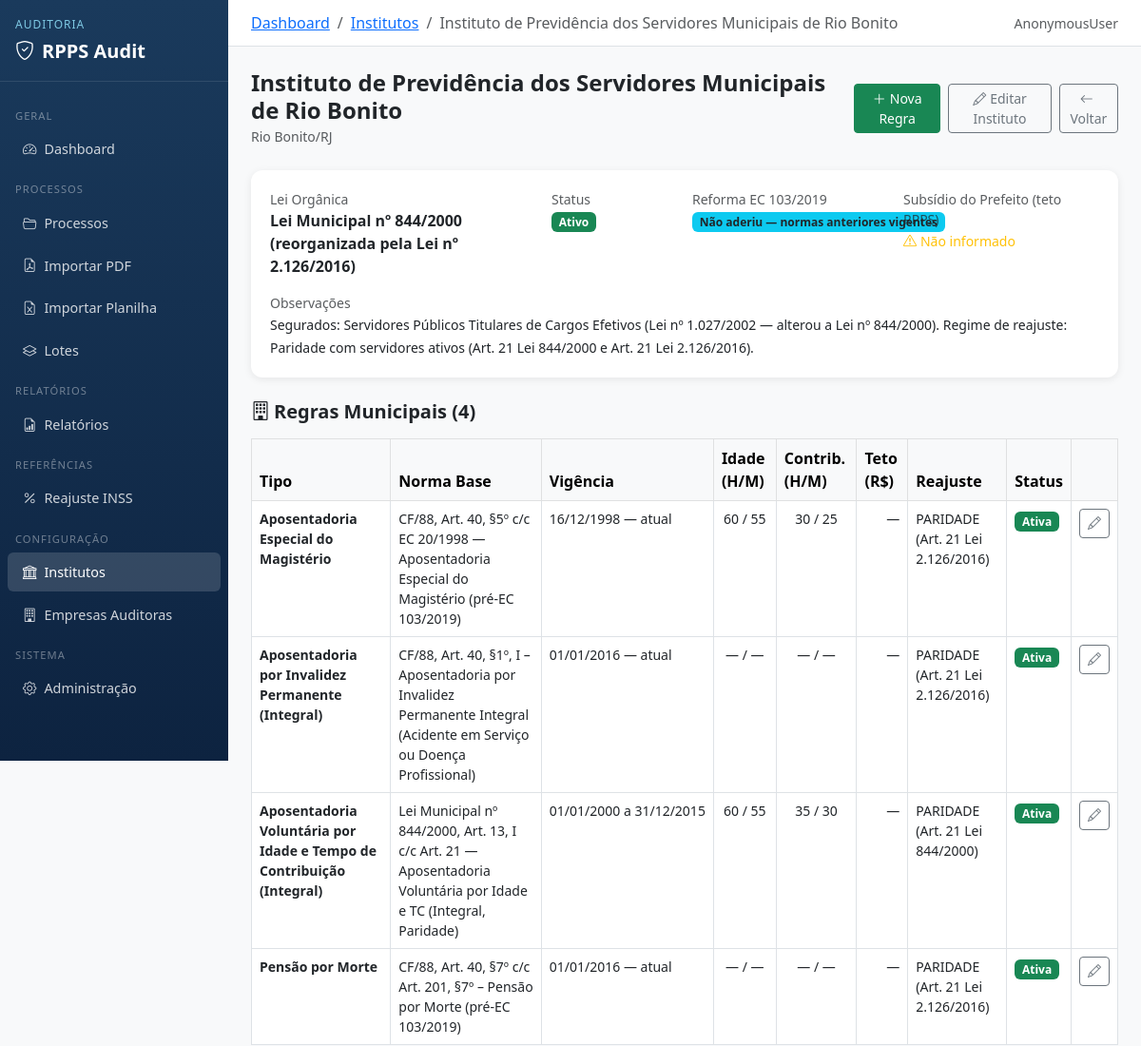
Page /institutos/2/ (upper part) on the earlier database version.
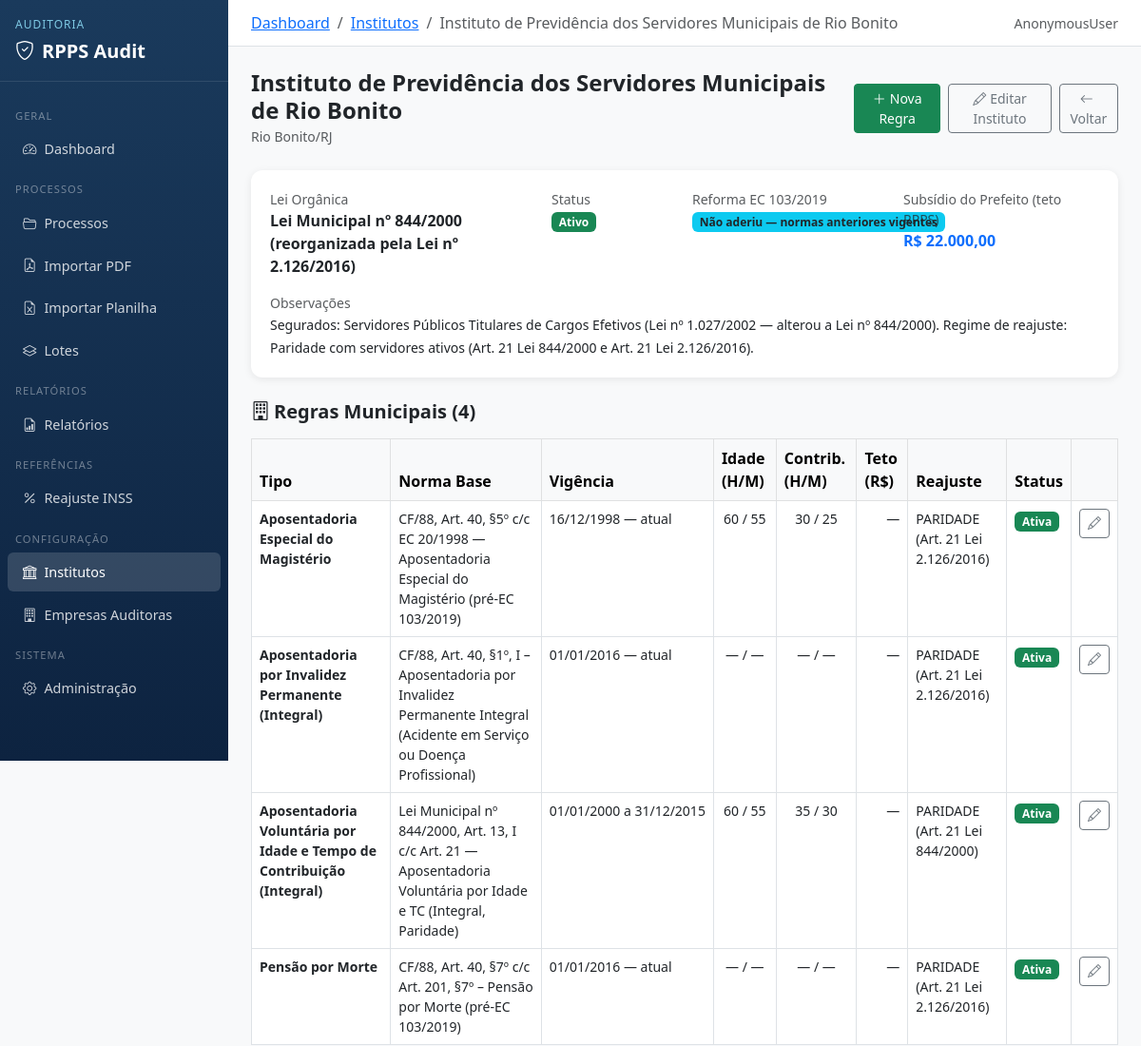
Same page on the later database version.
### institutos/models.py (models this page shows, shortened)
class Instituto(models.Model):
    empresa_auditora = models.ForeignKey(
        EmpresaAuditora, on_delete=models.SET_NULL,
        null=True, blank=True,
        verbose_name='Empresa Auditora',
        related_name='institutos',
    )
    nome = models.CharField(max_length=200, verbose_name='Nome')
    cnpj = models.CharField(max_length=18, blank=True, verbose_name='CNPJ')
    estado = models.CharField(max_length=2, verbose_name='Estado (UF)')
    municipio = models.CharField(max_length=100, verbose_name='Município')
    lei_organica = models.CharField(max_length=200, blank=True, verbose_name='Lei Orgânica')
    ativo = models.BooleanField(default=True, verbose_name='Ativo')
    aderiu_ec103_2019 = models.BooleanField(
        default=False,
        verbose_name='Aderiu à Reforma da EC 103/2019',
        help_text='Marque se o município promulgou lei própria de reforma previdenciária com base na EC 103/2019, revogando as regras constitucionais anteriores.',
    )
    subsidio_prefeito = models.DecimalField(
        max_digits=12, decimal_places=2, null=True, blank=True,
        verbose_name='Subsídio do Prefeito (R$)',
        help_text='Teto remuneratório dos servidores e pensionistas do RPPS (art. 37, XI CF/88). Exceção: procuradores municipais possuem teto próprio.',
    )
    norma_trienio = models.CharField(
        max_length=300, blank=True,
        verbose_name='Base Legal do Triênio',
        help_text='Ex: Art. 71 da Lei nº 05/1991',
    )
    trienio_primeiro_percentual = models.DecimalField(
        max_digits=5, decimal_places=2, null=True, blank=True,
        verbose_name='1º Triênio (%)',
        help_text='Percentual do primeiro triênio. Calculado sobre o vencimento base.',
    )
    trienio_demais_percentual = models.DecimalField(
        max_digits=5, decimal_places=2, null=True, blank=True,
        verbose_name='Demais Triênios (%)',
        help_text='Percentual de cada triênio a partir do 2º. Calculado sobre o vencimento base.',
    )
    trienio_limite_periodos = models.IntegerField(
        null=True, blank=True,
        verbose_name='Limite de Triênios',
        help_text='Número máximo de triênios passíveis de acumulação.',
    )
    observacoes = models.TextField(blank=True, verbose_name='Observações')
    class Meta:
        verbose_name = 'Instituto RPPS'
        verbose_name_plural = 'Institutos RPPS'
        ordering = ['nome']

### institutos/views.py (the view)
# urls.py: path('<int:pk>/', views.detalhe_instituto, name='detalhe'),
def detalhe_instituto(request, pk):
    instituto = get_object_or_404(Instituto.objects.prefetch_related('regras', 'leis_reajuste'), pk=pk)
    regras_municipais = instituto.regras.filter(norma_federal=False)
    regras_federais = (
        instituto.regras.filter(norma_federal=True, ativa=True)
        .order_by('tipo_beneficio', 'vigente_desde')
        if not instituto.aderiu_ec103_2019 else RegraAposentadoria.objects.none()
    )
    leis_municipais = instituto.leis_reajuste.all()
    return render(request, 'institutos/detalhe.html', {
        'instituto': instituto,
        'regras_municipais': regras_municipais,
        'regras_federais': regras_federais,
        'leis_municipais': leis_municipais,
    })

### templates/institutos/detalhe.html (shortened to what the changed rows need)
{% extends 'base.html' %}
{% block breadcrumb %}
<li class="breadcrumb-item"><a href="{% url 'core:dashboard' %}">Dashboard</a></li>
<li class="breadcrumb-item"><a href="{% url 'institutos:lista' %}">Institutos</a></li>
<li class="breadcrumb-item active">{{ instituto.nome }}</li>
{% endblock %}
{% block content %}
<div class="d-flex justify-content-between align-items-center mb-4">
    <div>
        <h4 class="fw-bold mb-0">{{ instituto.nome }}</h4>
        <small class="text-muted">{{ instituto.municipio }}/{{ instituto.estado }}
        </small>
    </div>
</div>
<div class="card card-stat mb-4">
    <div class="card-body">
        <div class="row g-3">
            {% if instituto.lei_organica %}
            <div class="col-md-4">
                <small class="text-muted d-block">Lei Orgânica</small>
                <span class="fw-semibold">{{ instituto.lei_organica }}</span>
            </div>
            {% endif %}
            <div class="col-md-3">
                <small class="text-muted d-block">Subsídio do Prefeito (teto RPPS)</small>
                {% if instituto.subsidio_prefeito %}
                <span class="fw-semibold text-primary">R$ {{ instituto.subsidio_prefeito }}</span>
                {% else %}
                <span class="text-warning small"><i class="bi bi-exclamation-triangle me-1"></i>Não informado</span>
                {% endif %}
            </div>
            {% if instituto.observacoes %}
            <div class="col-12">
                <small class="text-muted d-block">Observações</small>
                <span class="small">{{ instituto.observacoes }}</span>
            </div>
            {% endif %}
        </div>
    </div>
</div>
{% if regras_municipais %}
<div class="table-responsive mb-5">
    <table class="table table-bordered table-hover bg-white">
        <thead class="table-light">
            <tr>
                <th>Tipo</th>
                <th>Norma Base</th>
                <th>Vigência</th>
                <th>Idade (H/M)</th>
                <th>Contrib. (H/M)</th>
                <th>Teto (R$)</th>
                <th>Reajuste</th>
                <th>Status</th>
                <th></th>
            </tr>
        </thead>
    </table>
</div>
{% endif %}
{% endblock %}

Differences in the rows shown:
changed Instituto "Instituto de Previdência dos Servidores Municipais de Rio Bonito": subsidio_prefeito (not shown) → "22.000,00"
Other differences:
text no longer shown: "Não informado"
text now shown: "R$"
